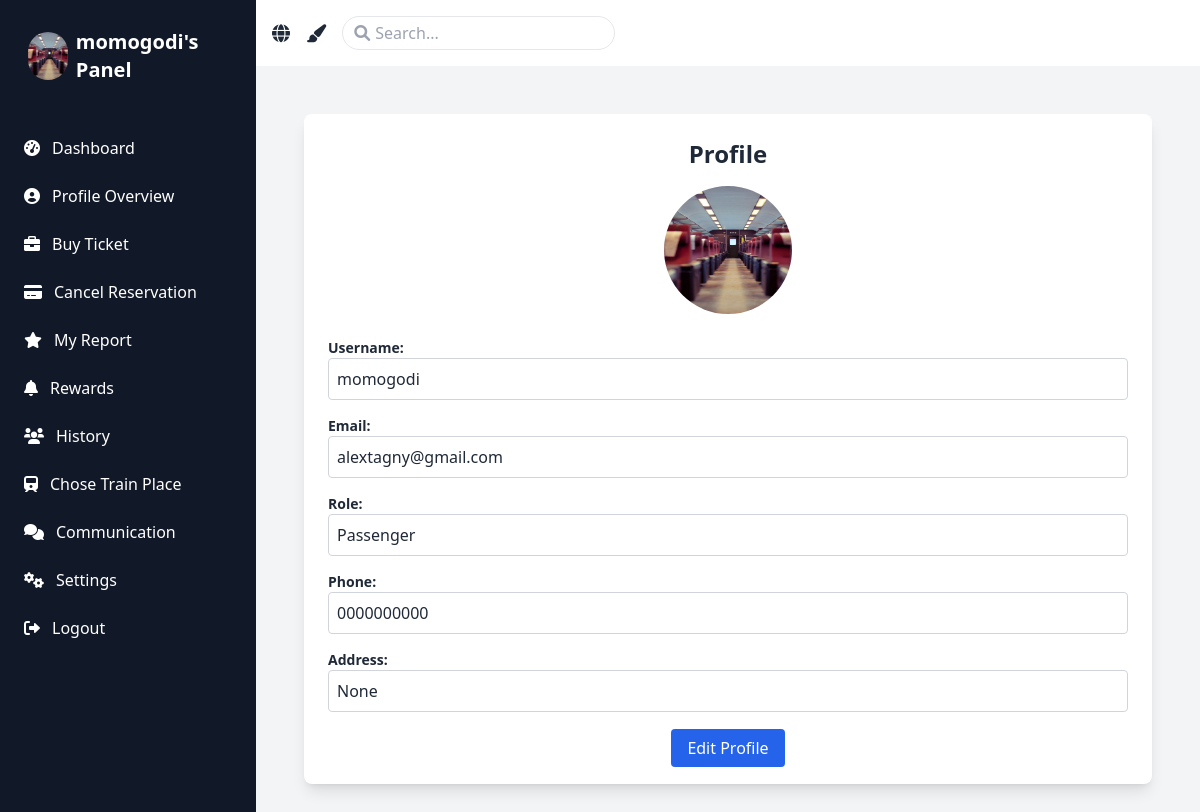
The page /profile_clients/ (signed in) on the database its author committed.
### booking/models.py (models this page shows)
class CustomUser(AbstractUser):
    ROLE_CHOICES = (
        ('admin', 'Admin'),
        ('employer', 'Employer'),
        ('passenger', 'Passenger'),
        ('maintenance', 'Maintenance'),
    )
    role = models.CharField(max_length=30, choices=ROLE_CHOICES, default='passenger')
    profile_picture = models.ImageField(upload_to='profile_pictures/', blank=True, null=True)
    phone = models.CharField(max_length=15, default='0000000000')  # Provide a default value
    address = models.TextField(null=True, blank=True)  # Temporarily allow null

### booking/views.py (the view)
# urls.py: path('profile_clients/', views.profile_clients, name='profile_clients'),
@login_required
def profile_clients(request):
    return render(request, 'panel/passenger/profile/profile_clients.html', {'user': request.user})

### booking/templates/panel/passenger/profile/profile_clients.html
{% extends 'panel/base/base_passenger.html' %}
{% load static %}
{% block content %}
<div class="container mx-auto p-6 animate__animated animate__fadeIn">
    <div class="bg-white shadow-lg rounded-lg p-6">
        <h2 class="text-center text-2xl font-bold mb-4">Profile</h2>
        <div class="text-center mb-6">
            {% if user.profile_picture %}
                <img src="{{ user.profile_picture.url }}" alt="Profile Picture" class="w-32 h-32 rounded-full mx-auto">
            {% else %}
                <img src="{% static 'image/1.jpeg' %}" alt="Default Profile Picture" class="w-32 h-32 rounded-full mx-auto">
            {% endif %}
        </div>
        <div class="space-y-4">
            <div class="form-group">
                <label for="username" class="block text-sm font-semibold">Username:</label>
                <input type="text" id="username" class="form-control w-full p-2 border border-gray-300 rounded" value="{{ user.username }}" readonly>
            </div>
            <div class="form-group">
                <label for="email" class="block text-sm font-semibold">Email:</label>
                <input type="email" id="email" class="form-control w-full p-2 border border-gray-300 rounded" value="{{ user.email }}" readonly>
            </div>
            <div class="form-group">
                <label for="role" class="block text-sm font-semibold">Role:</label>
                <input type="text" id="role" class="form-control w-full p-2 border border-gray-300 rounded" value="{{ user.get_role_display }}" readonly>
            </div>
            <div class="form-group">
                <label for="phone" class="block text-sm font-semibold">Phone:</label>
                <input type="text" id="phone" class="form-control w-full p-2 border border-gray-300 rounded" value="{{ user.phone }}" readonly>
            </div>
            <div class="form-group">
                <label for="address" class="block text-sm font-semibold">Address:</label>
                <input type="text" id="address" class="form-control w-full p-2 border border-gray-300 rounded" value="{{ user.address }}" readonly>
            </div>
        </div>
        <div class="text-center mt-6">
            <a href="#" class="bg-blue-600 text-white py-2 px-4 rounded hover:bg-blue-700 transition">Edit Profile</a>
        </div>
    </div>
</div>
{% endblock %}

### booking/templates/panel/base/base_passenger.html (shortened to what this page needs)
{% load static %}
<!DOCTYPE html>
<html lang="en" class="h-full">
<head>
    <script src="https://cdn.tailwindcss.com"></script>
    <link rel="stylesheet" href="https://cdnjs.cloudflare.com/ajax/libs/font-awesome/6.0.0-beta3/css/all.min.css">
</head>
<body class="bg-gray-100 text-gray-800 dark:bg-darkBg dark:text-darkText h-full">
    <div class="flex h-full">
        <div id="sidebar" class="fixed inset-y-0 left-0 transform -translate-x-full md:relative md:translate-x-0 transition duration-200 ease-in-out">
            <div class="bg-gray-900 text-white w-64 min-h-screen p-4">
                <header class="flex items-center p-3 space-x-2">
                    <img src="{% if user.profile_picture %}{{ user.profile_picture.url }}{% else %}{% static 'image/1.jpeg' %}{% endif %}" alt="{{ user.username }}'s profile picture" class="rounded-full w-12 h-12">
                    <span class="text-xl font-bold">{{ user.username }}'s Panel</span>
                </header>
                <nav class="mt-8">
                    <ul class="space-y-2">
                        <li><a href="{% url 'passenger_panel' %}" class="flex items-center p-2 hover:bg-gray-700 rounded transition duration-150"><i class="fas fa-tachometer-alt mr-3"></i> Dashboard</a></li>
                        <li><a href="{% url 'profile_clients' %}" class="flex items-center p-2 hover:bg-gray-700 rounded transition duration-150"><i class="fas fa-user-circle mr-3"></i> Profile Overview</a></li>
                        <li><a href="{% url 'ticket_selection' %}" class="flex items-center p-2 hover:bg-gray-700 rounded transition duration-150"><i class="fas fa-briefcase mr-3"></i> Buy Ticket</a></li>
                        <li><a href="{% url 'ticket_management' %}" class="flex items-center p-2 hover:bg-gray-700 rounded transition duration-150"><i class="fas fa-credit-card mr-3"></i> Cancel Reservation</a></li>
                        <li><a href="{% url 'my_report' %}" class="flex items-center p-2 hover:bg-gray-700 rounded transition duration-150"><i class="fas fa-star mr-3"></i> My Report</a></li>
                        <li><a href="{% url 'rewards_fidelity' %}" class="flex items-center p-2 hover:bg-gray-700 rounded transition duration-150"><i class="fas fa-bell mr-3"></i> Rewards</a></li>
                        <li><a href="{% url 'ticket_history' %}" class="flex items-center p-2 hover:bg-gray-700 rounded transition duration-150"><i class="fas fa-users mr-3"></i> History</a></li>
                        <li>
                            <a href="{% url 'choose_train_place' %}" class="flex items-center p-2 hover:bg-gray-700 rounded transition duration-150">
                                <i class="fas fa-train mr-3"></i> Chose Train Place
                            </a>
                        </li>
                        <li><a href="{% url 'communication_list' %}" class="flex items-center p-2 hover:bg-gray-700 rounded transition duration-150"><i class="fas fa-comments mr-3"></i> Communication</a></li>
                        <li><a href="{% url 'security_cleints' %}" class="flex items-center p-2 hover:bg-gray-700 rounded transition duration-150"><i class="fas fa-cogs mr-3"></i> Settings</a></li>
                        <li><a href="{% url 'logout' %}" class="flex items-center p-2 hover:bg-gray-700 rounded transition duration-150"><i class="fas fa-sign-out-alt mr-3"></i> Logout</a></li>
                    </ul>
                </nav>
            </div>
        </div>
        <div class="flex-1 flex flex-col overflow-hidden">
            <header class="bg-white dark:bg-darkNav shadow-md p-4 flex justify-between items-center">
                <div class="flex items-center space-x-4">
                    <button onclick="toggleLanguage()" class="text-lg" title="Change Language">
                        <i class="fas fa-globe"></i>
                    </button>
                    <button onclick="toggleTheme()" class="text-lg" title="Change Theme">
                        <i class="fas fa-paint-brush"></i>
                    </button>
                    <div class="relative">
                        <input type="text" placeholder="Search..." class="pl-8 pr-2 py-1 rounded-full border dark:border-gray-600 dark:bg-darkInput dark:text-white focus:outline-none focus:ring-2 focus:ring-blue-300">
                        <i class="fas fa-search absolute left-3 top-1/2 transform -translate-y-1/2 text-gray-400"></i>
                    </div>
                </div>
            </header>
            <main class="flex-1 overflow-x-hidden overflow-y-auto bg-gray-100 dark:bg-darkBg p-6">
                <div class="animate-fade-in">
                    {% block content %}{% endblock %}
                </div>
            </main>
        </div>
    </div>
</body>
</html>

### rows shown on the page
CustomUser: username "momogodi", email "alextagny@gmail.com", role "Passenger", phone "0000000000", address "None"
